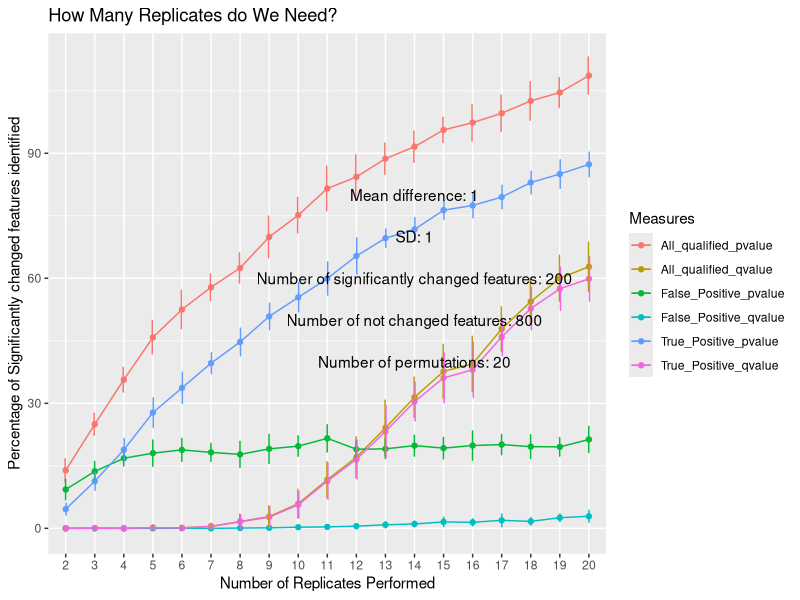
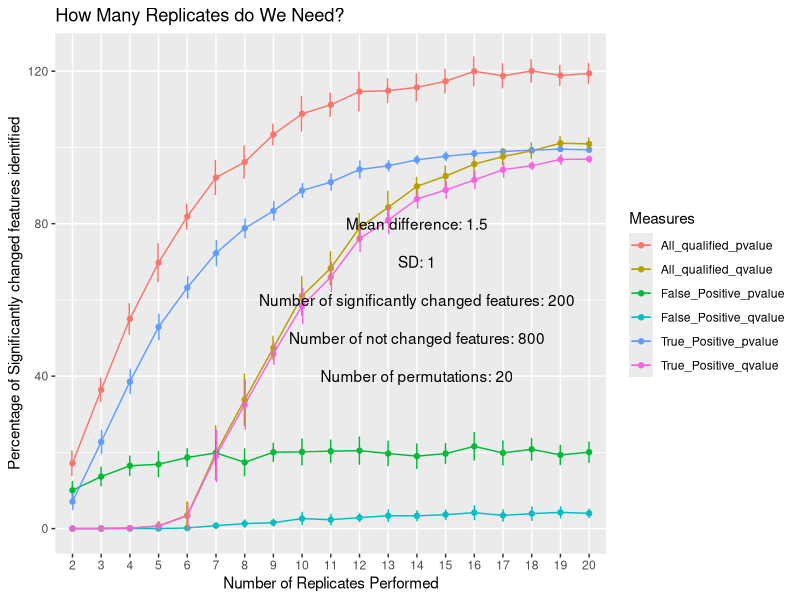

The R script that drew these images, in order: (Note: a time limit stopped this script after it produced the figures.)
## ---- chunk 1

library(ggplot2)
library(reshape2)
library(tidyverse)



simulation_function<- function(pool_sample_size = 100000,
                    mean_difference  = 3,
                    sd = 1,
                    number_features_nochange = 1000,
                    number_features_changed = 200,
                    number_of_replicate = 20,
                    number_of_permutation = 20){
  
  
  # initialize
  summary_list <- list()
  
  for(n_rep in 2: number_of_replicate){
    #print(paste("analyzing experiment with replicate number:", n_rep))
    p_value_list <- list()
    q_value_list <- list()
    
    for(perm in 1:number_of_permutation){
      
      # generate sampling data
      pool_normal_1 <- rnorm(pool_sample_size, mean = 0, sd =sd)
      pool_normal_2 <- rnorm(pool_sample_size, mean = mean_difference, sd =sd)
      
      
      # background_ctrl, from pool_normal_1
      matrix_background_control <- as.data.frame(matrix(sample(pool_normal_1, n_rep* number_features_nochange, replace = TRUE), ncol =  n_rep))
      colnames(matrix_background_control) <- paste0(rep("ctr_rep", n_rep), 1:n_rep)
      
      
      # background_sample from pool_normal_1
      matrix_background_sample <- as.data.frame(matrix(sample(pool_normal_1, n_rep* number_features_nochange, replace = TRUE), ncol =  n_rep))
      colnames(matrix_background_sample) <- paste0(rep("sample_rep", n_rep), 1:n_rep)
      
      
      # control
      matrix_control <- as.data.frame(matrix(sample(pool_normal_1, n_rep* number_features_changed, replace = TRUE), ncol =  n_rep))
      colnames(matrix_control) <- paste0(rep("ctr_rep", n_rep), 1:n_rep)
      
      matrix_control <- rbind(matrix_control, matrix_background_control)
      
      # sample
      matrix_sample <- as.data.frame(matrix(sample(pool_normal_2, n_rep* number_features_changed, replace = TRUE), ncol =  n_rep))
      colnames(matrix_sample) <- paste0(rep("sample_rep", n_rep), 1:n_rep)
      
      matrix_sample <- rbind(matrix_sample, matrix_background_sample)
      
      
      # combine into one matrix
      sample_combined <- cbind(matrix_control, matrix_sample)
      #sample_compare_df <- data.frame(control, sample)
      #sample_compare_df_melt <- melt(sample_compare_df)
      
      p_value <- apply(sample_combined,1,function(x) t.test(x[1:n_rep],x[1:n_rep + n_rep])$p.value)
      q_value <- p.adjust(p_value, "fdr")
      
      
      p_value_list[[perm]] <- p_value
      q_value_list[[perm]] <- q_value
      
    }
    
    
    # format the pvalue and qvalue into data.frame and melt
      # p_value_combined <- data.frame(p_value_list)
      # names(p_value_combined) <- paste0( "perm", 1:perm)
      # q_value_combined <- data.frame(q_value_list)
      # names(q_value_combined) <- paste0( "perm", 1:perm)
    
    # summary the number of qualified pvalue 
    All_qualified_pvalue <- unlist(lapply(p_value_list, function(x) {length(which(x < 0.05))}))
    True_Positive_pvalue <- unlist(lapply(p_value_list, function(x) {length( which((which(x < 0.05) <= number_features_changed)))}))
    False_Positive_pvalue <- All_qualified_pvalue - True_Positive_pvalue 
    
    
    # we put the significant changed items at the top, therefore there index should be equal or less than number_features_changed
    
    All_qualified_qvalue <- unlist(lapply(q_value_list, function(x) {length(which(x < 0.05))}))
    True_Positive_qvalue <- unlist(lapply(q_value_list, function(x) {length( which((which(x < 0.05) <= number_features_changed)))}))
    False_Positive_qvalue <- All_qualified_qvalue - True_Positive_qvalue 
    
    # change to percentatge
    summary <- 100*data.frame(All_qualified_pvalue,All_qualified_qvalue,True_Positive_pvalue,True_Positive_qvalue,False_Positive_pvalue,False_Positive_qvalue)/number_features_changed
    
    row.names(summary) <- paste0( "perm", 1:perm)
    
    
    # store in the list and return
    summary_list[[paste0("rep", n_rep)]] <- summary
    
  }
  

  
  data_plot_allperm <- summary_list %>% 
    as.data.frame() %>% 
    rownames_to_column() %>% 
    melt() %>% 
    separate(variable, c("rep", "Measures"),sep = "\\.") %>% 
    mutate(rep = as.factor(rep), rep = factor(rep, levels =paste0("rep", 2:number_of_replicate), labels = 2:number_of_replicate)) %>% 
    group_by(rep, Measures) %>% 
    summarise(mean = mean(value), sd = sd(value)) 
  
  
  
  p<- ggplot(data_plot_allperm, aes(x=rep, y=mean, group=Measures, color = Measures)) + 
    geom_line() +
    geom_point(stat="identity")+
    geom_errorbar(aes(ymin=mean-sd, ymax=mean+sd), width=.2, position=position_dodge(0.05))+
    ggtitle("How Many Replicates do We Need?") + ylab("Percentage of Significantly changed features identified")+ xlab("Number of Replicates Performed")+
    annotate("text", x = c(13,13, 13, 13, 13), y = c(80, 70, 60, 50, 40), label = c(paste0("Mean difference: ",mean_difference), 
                                                                                   paste0("SD: ", sd),
                                                                                   paste0("Number of significantly changed features: ",number_features_changed),
                                                                                   paste0("Number of not changed features: ", number_features_nochange),
                                                                                   paste0("Number of permutations: ", number_of_permutation)
    ))
  
  
  return((p))
  
}


## ---- chunk 2
simulation_function(mean_difference = 1, number_features_nochange = 800)
## ---- chunk 3
simulation_function(mean_difference = 1.5, number_features_nochange = 800)
## ---- chunk 4
simulation_function(mean_difference = 2, number_features_nochange = 800)
## ---- chunk 5
simulation_function(mean_difference = 2.5, number_features_nochange = 800)
## ---- chunk 6
simulation_function(mean_difference = 1, number_features_nochange = 9800)
## ---- chunk 7
simulation_function(mean_difference = 1.5, number_features_nochange = 9800)
## ---- chunk 8
simulation_function(mean_difference = 2, number_features_nochange = 9800)
## ---- chunk 9
simulation_function(mean_difference = 2.5, number_features_nochange = 9800)
## ---- chunk 10
sessionInfo()
